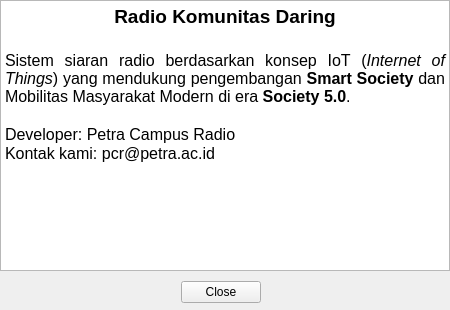
<?xml version="1.0" encoding="UTF-8"?>
<ui version="4.0">
 <class>AboutForm</class>
 <widget class="QWidget" name="AboutForm">
  <property name="geometry">
   <rect>
    <x>0</x>
    <y>0</y>
    <width>450</width>
    <height>310</height>
   </rect>
  </property>
  <property name="minimumSize">
   <size>
    <width>450</width>
    <height>310</height>
   </size>
  </property>
  <property name="maximumSize">
   <size>
    <width>450</width>
    <height>310</height>
   </size>
  </property>
  <property name="windowTitle">
   <string>Online Community Streaming Radio</string>
  </property>
  <widget class="QDialogButtonBox" name="pbClose">
   <property name="geometry">
    <rect>
     <x>180</x>
     <y>280</y>
     <width>81</width>
     <height>24</height>
    </rect>
   </property>
   <property name="standardButtons">
    <set>QDialogButtonBox::Close</set>
   </property>
  </widget>
  <widget class="QTextEdit" name="textEdit">
   <property name="geometry">
    <rect>
     <x>0</x>
     <y>0</y>
     <width>450</width>
     <height>271</height>
    </rect>
   </property>
   <property name="html">
    <string>&lt;!DOCTYPE HTML PUBLIC &quot;-//W3C//DTD HTML 4.0//EN&quot; &quot;http://www.w3.org/TR/REC-html40/strict.dtd&quot;&gt;
&lt;html&gt;&lt;head&gt;&lt;meta name=&quot;qrichtext&quot; content=&quot;1&quot; /&gt;&lt;style type=&quot;text/css&quot;&gt;
p, li { white-space: pre-wrap; }
&lt;/style&gt;&lt;/head&gt;&lt;body style=&quot; font-family:'Sans Serif'; font-size:9pt; font-weight:400; font-style:normal;&quot;&gt;
&lt;p align=&quot;center&quot; style=&quot; margin-top:0px; margin-bottom:0px; margin-left:0px; margin-right:0px; -qt-block-indent:0; text-indent:0px;&quot;&gt;&lt;span style=&quot; font-size:14pt; font-weight:600;&quot;&gt;Radio Komunitas Daring&lt;/span&gt;&lt;/p&gt;
&lt;p align=&quot;center&quot; style=&quot;-qt-paragraph-type:empty; margin-top:0px; margin-bottom:0px; margin-left:0px; margin-right:0px; -qt-block-indent:0; text-indent:0px; font-size:14pt; font-weight:600;&quot;&gt;&lt;br /&gt;&lt;/p&gt;
&lt;p align=&quot;justify&quot; style=&quot; margin-top:0px; margin-bottom:0px; margin-left:0px; margin-right:0px; -qt-block-indent:0; text-indent:0px;&quot;&gt;&lt;span style=&quot; font-size:12pt;&quot;&gt;Sistem siaran radio berdasarkan konsep IoT (&lt;/span&gt;&lt;span style=&quot; font-size:12pt; font-style:italic;&quot;&gt;Internet of Things&lt;/span&gt;&lt;span style=&quot; font-size:12pt;&quot;&gt;) yang mendukung pengembangan &lt;/span&gt;&lt;span style=&quot; font-size:12pt; font-weight:600;&quot;&gt;Smart Society&lt;/span&gt;&lt;span style=&quot; font-size:12pt;&quot;&gt; dan Mobilitas Masyarakat Modern di era &lt;/span&gt;&lt;span style=&quot; font-size:12pt; font-weight:600;&quot;&gt;Society 5.0&lt;/span&gt;&lt;span style=&quot; font-size:12pt;&quot;&gt;.&lt;/span&gt;&lt;/p&gt;
&lt;p align=&quot;justify&quot; style=&quot;-qt-paragraph-type:empty; margin-top:0px; margin-bottom:0px; margin-left:0px; margin-right:0px; -qt-block-indent:0; text-indent:0px; font-size:12pt;&quot;&gt;&lt;br /&gt;&lt;/p&gt;
&lt;p align=&quot;justify&quot; style=&quot; margin-top:0px; margin-bottom:0px; margin-left:0px; margin-right:0px; -qt-block-indent:0; text-indent:0px;&quot;&gt;&lt;span style=&quot; font-size:12pt;&quot;&gt;Developer: Petra Campus Radio&lt;/span&gt;&lt;/p&gt;
&lt;p align=&quot;justify&quot; style=&quot; margin-top:0px; margin-bottom:0px; margin-left:0px; margin-right:0px; -qt-block-indent:0; text-indent:0px;&quot;&gt;&lt;span style=&quot; font-size:12pt;&quot;&gt;Kontak kami: pcr@petra.ac.id&lt;/span&gt;&lt;/p&gt;&lt;/body&gt;&lt;/html&gt;</string>
   </property>
  </widget>
 </widget>
 <resources/>
 <connections/>
</ui>
